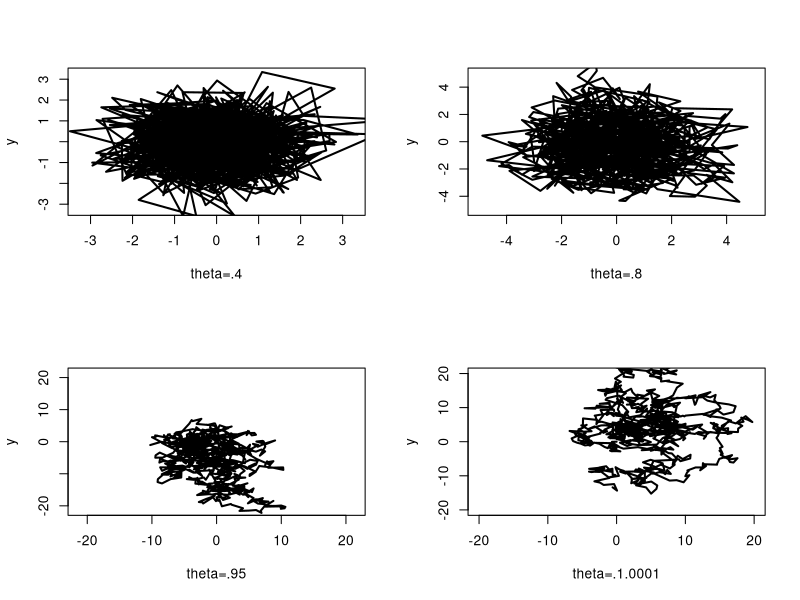

The R source for this figure:
#> source("c:/workhome03/MCSM2/GCPrograms/chap5/ARwalk1.txt",print.eval=TRUE)#
#This a picture of a random walk#
#recurrent for b<1 and transient for b>1#
nsim<-1000;
par(mfrow=c(2,2))
#---------------------------------------------------------
b<-.4;std<-1/sqrt(1-b^2);
x<-0;y<-0;d<-20;
for(i in 1:nsim){x<-c(x,b*x[[i]]+rnorm(1))}
for(i in 1:nsim){y<-c(y,b*y[[i]]+rnorm(1))}
plot(x,y,type="l",xlim=c(-3*std,3*std),ylim=c(-3*std,3*std),lwd=2,xlab="theta=.4")
#---------------------------------------------------------
b<-.8;std<-1/sqrt(1-b^2)
x<-0;y<-0;d<-20;
for(i in 1:nsim){x<-c(x,b*x[[i]]+rnorm(1))}
for(i in 1:nsim){y<-c(y,b*y[[i]]+rnorm(1))}
plot(x,y,type="l",xlim=c(-3*std,3*std),ylim=c(-3*std,3*std),lwd=2,xlab="theta=.8")
#---------------------------------------------------------
b<-.99;std<-1/sqrt(1-b^2)
x<-0;y<-0;d<-20;
for(i in 1:nsim){x<-c(x,b*x[[i]]+rnorm(1))}
for(i in 1:nsim){y<-c(y,b*y[[i]]+rnorm(1))}
plot(x,y,type="l",xlim=c(-3*std,3*std),ylim=c(-3*std,3*std),lwd=2,xlab="theta=.95")
#---------------------------------------------------------
b<-1.0001;x<-0;y<-0;d<-20;
for(i in 1:nsim){x<-c(x,b*x[[i]]+rnorm(1))}
for(i in 1:nsim){y<-c(y,b*y[[i]]+rnorm(1))}
plot(x,y,type="l",xlim=c(-d,d),ylim=c(-d,d),lwd=2,xlab="theta=.1.0001")
#---------------------------------------------------------

